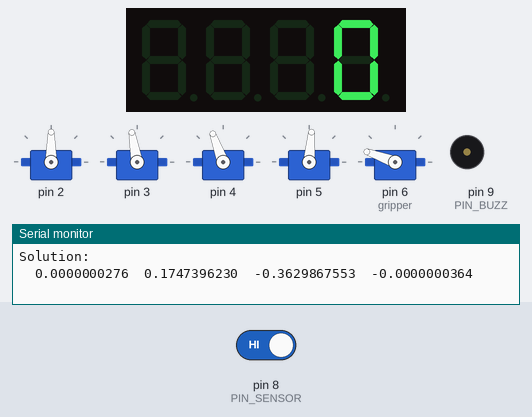
This sketch was run on a simulated Arduino Uno, built with avr-gcc and run on an emulated ATmega328P. Parts: 5 × servo, 4-digit seven-segment display, buzzer (waves = sounding), the last lines printed to the serial monitor. The test bench sets the inputs (shaded band); at power-on: pin 8 (PIN_SENSOR) HIGH. Random numbers use the default seed unless the sketch sets one.

Above: at 1.4 s.
1.5 s: pin 8 (PIN_SENSOR) driven LOW
At 1.75 s:
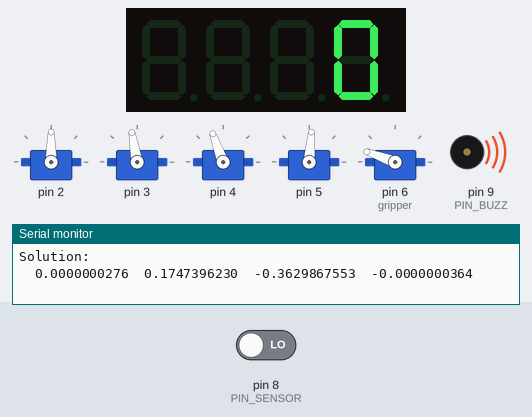
4.2 s: pin 8 (PIN_SENSOR) driven HIGH
At 5.3 s:
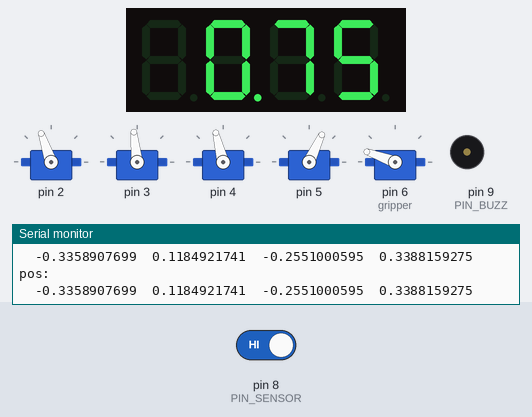
6.8 s: pin 8 (PIN_SENSOR) driven LOW
At 18.3 s:
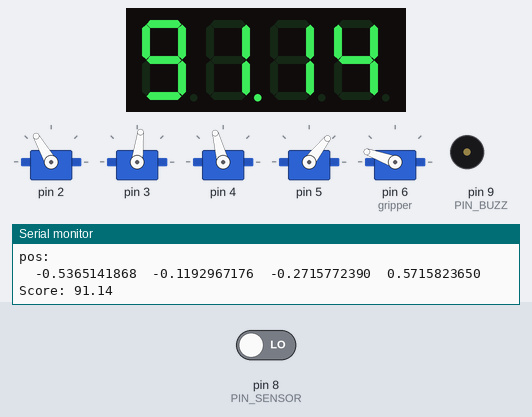
Timing chart, 0 to 27.3 s (numbered marks = the images above; inputs shaded):
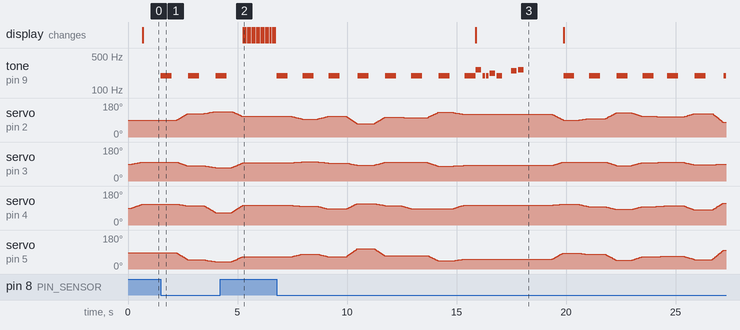

The sketch:

linearAlgebraIK.ino
```cpp
#include "LinearAlgebra.h"
#include "Robotics.h"
#include <Servo.h>
#include "pitches.h"
#include <Wire.h> // Enable this line if using Arduino Uno, Mega, etc.

#include "Adafruit_LEDBackpack.h"
#include "Adafruit_GFX.h"

Adafruit_7segment matrix = Adafruit_7segment();
float _q[4] = {0, 0, 0, 0};

#define ROMEO
//#define JULIET

#define PIN_SENSOR 8
#define PIN_BUZZ 9

// notes in the melody:
int melody[] = {
  NOTE_C4, NOTE_G3, NOTE_G3, NOTE_A3, NOTE_G3, 0, NOTE_B3, NOTE_C4
};

// note durations: 4 = quarter note, 8 = eighth note, etc.:
int noteDurations[] = {
  4, 8, 8, 4, 4, 4, 4, 4
};

Servo servo[4], gripper;

void robot_setup() {

  servo[0].attach(2);
  servo[1].attach(3);
  servo[2].attach(4);
  servo[3].attach(5);
  gripper.attach(6);

  servo[0].write(90);
  servo[1].write(90);
  servo[2].write(90);
  servo[3].write(85);
  gripper.write(160);
}

void robot_write(float *s, float *q) {

  const float CONTR = 0.8; // find solution closer to neutral state
  float q0[4] = {q[0]*CONTR, q[1]*CONTR, q[2]*CONTR, q[3]*CONTR};
  float error = ik(s, 4, q0, fk_juliet);

  if (error < 1e-1) {
    int N = 30;
    for(int k = 0; k <= N; k++) {
      float qq[] = {q[0]*(N-k)/N + q0[0]*k/N,
        q[1]*(N-k)/N + q0[1]*k/N,
        q[2]*(N-k)/N + q0[2]*k/N,
        q[3]*(N-k)/N + q0[3]*k/N};

        servomotor_write(qq);
        delay(500/N);
    }
    memcpy(q, q0, sizeof(float) * 4);
    p("Solution:", q, 1, 4);
  }
  else
    Serial.println("Could not reach target");
}

#ifdef ROMEO
void servomotor_write(float *q) {
  servo[0].write(-q[0] * 180 / PI + 90);
  servo[1].write(q[1] * 180 / PI + 90);
  servo[2].write(-q[2] * 180 / PI + 90);
  servo[3].write(-q[3] * 180 / PI + 85);
  gripper.write(160);
}
#endif

#ifdef JULIET
void servomotor_write(float *q) {
  servo[0].write(-q[0] * 180 / PI + 105);
  servo[1].write(q[1] * 180 / PI + 90);
  servo[2].write(q[2] * 180 / PI + 90);
  servo[3].write(q[3] * 180 / PI + 110);
  gripper.write(70);
}
#endif

void p(const char *str, float *_mat, size_t m, size_t n) {
  float (*mat)[n] = (float (*)[n]) _mat;
  int i, j;

  Serial.println();
  Serial.println(str);
  for (i = 0; i < m; i++) {
    for (j = 0; j < n; j++) {
      Serial.print("\t");
      Serial.print(mat[i][j], DEC);
    }
    Serial.println();
  }
}

void setup() {
  // put your setup code here, to run once:
  Serial.begin(115200);
  randomSeed(analogRead(A0));

  pinMode(PIN_BUZZ, OUTPUT);
  pinMode(PIN_SENSOR, INPUT_PULLUP);

  robot_setup();

  matrix.begin(0x70);


}

void sing_song() {
  for (int thisNote = 0; thisNote < 8; thisNote++) {

    int noteDuration = 1000 / noteDurations[thisNote];
    tone(PIN_BUZZ, melody[thisNote], noteDuration);

    int pauseBetweenNotes = noteDuration * 1.30;
    delay(pauseBetweenNotes);

    noTone(PIN_BUZZ);
  }
}

void move_new_target() {

  float r = random(15, 30) * 1e-2,
        th = random(10, 75) * PI / 180,
        x0 = 25e-2,
        z0 = 35e-2,
        y0 = 10e-2;

  float *q = _q;
//  float s[4] = {.4 - r * sin(th), 0, 0.4 - r * cos(th), 0}; // XZ plane
  float s[4] = {x0, y0 - r*sin(th), z0 - r*cos(th), 0}; // YZ plane
  p("Target:", s, 1, 4);

  robot_write(s, q);

  p( "pos:", q, 1, 4);
}

void loop() {

  float *q = _q;
  float s[] = {0.25, 0, 0.2, 0}; // home
  robot_write(s, q);

  matrix.print(0);
  matrix.writeDisplay();

  while (digitalRead(PIN_SENSOR) == HIGH);
  tone(PIN_BUZZ, NOTE_G3, 500);
  delay(500);

  const float DURATION = 10000;
  const int REPETITIONS = 10;

  float cumtimer = 0;

  for(int tries = 0; tries < REPETITIONS; tries++) {

    long int t0 = millis();

    move_new_target();
    while (digitalRead(PIN_SENSOR) == HIGH && millis() - t0 < DURATION) {
      matrix.print( 1e-3*(millis() - t0) );
      matrix.writeDisplay();
      delay(100);
    }

    cumtimer += millis() - t0;

    tone(PIN_BUZZ, NOTE_G3, 500);
    delay(500);
  }

  Serial.print("Score: ");
  Serial.println((REPETITIONS * DURATION - cumtimer) * 100.0 / (REPETITIONS * DURATION));

  matrix.print((REPETITIONS * DURATION - cumtimer) * 100.0 / (REPETITIONS * DURATION));
  matrix.writeDisplay();

  sing_song();
  delay(1000);
}
```

LinearAlgebra.h
```cpp
#include <Arduino.h>

void perror(const char *err) {
  Serial.print("Error: ");
  Serial.println(err);
}

void bsSolve(float *_u, float *b, size_t n, float *x) {
  // Solve linear system of a Upper triangular matrix U

  float (*u)[n] = (float (*)[n]) _u;

  int i, j, k;
  const float TOL = 1e-5;

  for(i = n-1; i >= 0; i--) {
    if(fabs(u[i][i]) < TOL)
      perror("Nearly singular matrix");

    for(k = n-1; k > i; k--)
      b[i] -= x[k]*u[i][k];
    x[i] = b[i] / u[i][i];
  }
}


void fsSolve(float *_l, float *b, size_t n, float *x) {
  // Solve linear system of a Lower triangular matrix L, with diagonal equal to 1

  float (*l)[n] = (float (*)[n]) _l;

  int i, j, k;
  const float TOL = 1e-5;

  for(i = 0; i < n; i++) {
    if(fabs(l[i][i]) < TOL)
      perror("Nearly singular matrix");

    for(k = 0; k < i; k++)
      b[i] -= x[k]*l[i][k];
    x[i] = b[i];
  }
}


void luFact(float *_a, int *ipivot, size_t n) {

  float (*a)[n] = (float (*)[n]) _a;

  int i, j, k;
  const float TOL = 1e-5;

  for (k = 0; k < n; k++) {
    int ipm = k;

    // find pivot
    int kp = ipivot[k];
    float pv = fabs(a[kp][k]);

    for (i = k+1; i < n; i++) {
      int ip = ipivot[i];
      if (pv < fabs(a[ip][k])) {
        pv = fabs(a[ip][k]);
        ipm = i;
      }
    }

    // Interchange rows via ipivot array, if necessary
    if (ipm != k) {
      float tmp = ipivot[k];
      ipivot[k] = ipivot[ipm];
      ipivot[ipm] = tmp;
    }
    kp = ipivot[k];

    // check singularity
    if (fabs(a[kp][k]) < TOL) {
      perror("Nearly singular matrix");
    }

    // compute and store multipliers
    for (i = k+1; i < n; i++) {
      int ip = ipivot[i];
      a[ip][k] /= a[kp][k];
    }

    // apply transformation to submatrix
    for (j = k+1; j < n; j++)
      for (i = k+1; i < n; i++) {
        int ip = ipivot[i];
        a[ip][j] -= a[ip][k] * a[kp][j];
      }
  }
}

float norm(float *v, size_t n) {

  float norm = 0;
  int j;

  for(j = 0; j < n; j++)
    norm += v[j]*v[j];
  norm = sqrt(norm);

  return(norm);
}


void solve(float *_a, float *b, size_t n, float *x) {

  float (*a)[n] = (float (*)[n]) _a,
    pb[n], y[n], pa[n][n];
  int ipivot[n];

  int k, j;

  for (k = 0; k < n; k++)
    ipivot[k] = k;

  luFact((float*) a, ipivot, n);

  // flip rows
  for (k = 0; k < n; k++) {
    pb[k] = b[ipivot[k]];

    for (j = 0; j < n; j++)
      pa[k][j] = a[ipivot[k]][j];
  }

  fsSolve((float*) pa, pb, n, y);
  bsSolve((float*) pa, y, n, x);
}
```

Robotics.h
```cpp
void fk_juliet(float *q, float *s) {

  float dof = 4;
  float angle[] = {q[0], q[1]+PI/2, q[2]-PI/2, q[3]},
        offset[] = {.105, 0, 0, 0},
        twist[] = {PI/2, 0, -PI/2, 0},
        length[] = {.019, .146, .186, .075};

  float T[4][4] = {
    {1, 0, 0, 0},
    {0, 1, 0, 0},
    {0, 0, 1, 0},
    {0, 0, 0, 1}};

  float tmp[4][4];
  int k, i, j, p;

  for(k = 0; k < dof; k++) {

    float cz = cos(angle[k]), sz = sin(angle[k]), cx = cos(twist[k]), sx = sin(twist[k]);

    float A[4][4] = {
      cz,   -sz*cx,   sz*sx,    length[k]*cz,
      sz,   cz*cx,    -cz*sx,   length[k]*sz,
      0,    sx,     cx,     offset[k],
      0,    0,      0,      1
    };

    memcpy((float*) tmp, (float*) T, sizeof(float)*16);

    for(i = 0; i < 4; i++)
      for(j = 0; j < 4; j++) {
        T[i][j] = 0;
        for(p = 0; p < 4; p++)
          T[i][j] += tmp[i][p] * A[p][j];
      }
  }

  // select coordinates
  s[0] = T[0][3]; // x
  s[1] = T[1][3]; // y
  s[2] = T[2][3]; // z
  s[3] = -atan(T[0][1] / T[0][0]); // yaw (ZYX)
}


void jacobian(void (*fk)(float*, float*), float *q, size_t m, size_t n, float *_jac) {
  // jacobian(fk, q, 4, 3, (float*) jac);
  float (*jac)[n] = (float (*)[n]) _jac;
  float s1[m], s2[m];
  int i, j;

  const float EPS = 1e-3;

  for(j = 0; j < m; j++) {
    q[j] += EPS;
    fk(q, s2);
    q[j] -= 2*EPS;
    fk(q, s1);
    q[j] += EPS;
    for(i = 0; i < n; i++)
      jac[i][j] = (s2[i] - s1[i])/(2*EPS);
  }
}


float ik(float *t, size_t dof, float *q, void (*fk)(float*, float*)) {
// Apply IK for the fk function
//  t: pointer to target pose
//  q: pointer to joint solution
//  dof: degrees of freedom
// Returns the norm error

  const int MAX_ITER = 30;
  const float MAX_NORM = 1e-3;

  float enorm,
    jac[dof][dof],
    s[dof],
    e[dof],
    dq[dof];

  int k, j;

  fk(q, s);

  for(k = 0; k < MAX_ITER; k++) {

    for(j = 0; j < dof; j++)
      e[j] = t[j] - s[j];
    enorm = norm(e, dof);

    if(enorm < MAX_NORM) break;

    jacobian(fk, q, dof, dof, (float*) jac);
    solve((float*) jac, e, dof, dq);

    // saturate maximum angle increment
    float dqnorm = norm(dq, dof);
    float factor = dqnorm > 3 ? 1/(dqnorm*dqnorm) : 1;

    for (j = 0; j < dof; j++)
      q[j] += dq[j]*factor;

    fk(q, s);
  }

  return(enorm);
}
```

pitches.h
```cpp
/*************************************************
 * Public Constants
 *************************************************/

#define NOTE_B0  31
#define NOTE_C1  33
#define NOTE_CS1 35
#define NOTE_D1  37
#define NOTE_DS1 39
#define NOTE_E1  41
#define NOTE_F1  44
#define NOTE_FS1 46
#define NOTE_G1  49
#define NOTE_GS1 52
#define NOTE_A1  55
#define NOTE_AS1 58
#define NOTE_B1  62
#define NOTE_C2  65
#define NOTE_CS2 69
#define NOTE_D2  73
#define NOTE_DS2 78
#define NOTE_E2  82
#define NOTE_F2  87
#define NOTE_FS2 93
#define NOTE_G2  98
#define NOTE_GS2 104
#define NOTE_A2  110
#define NOTE_AS2 117
#define NOTE_B2  123
#define NOTE_C3  131
#define NOTE_CS3 139
#define NOTE_D3  147
#define NOTE_DS3 156
#define NOTE_E3  165
#define NOTE_F3  175
#define NOTE_FS3 185
#define NOTE_G3  196
#define NOTE_GS3 208
#define NOTE_A3  220
#define NOTE_AS3 233
#define NOTE_B3  247
#define NOTE_C4  262
#define NOTE_CS4 277
#define NOTE_D4  294
#define NOTE_DS4 311
#define NOTE_E4  330
#define NOTE_F4  349
#define NOTE_FS4 370
#define NOTE_G4  392
#define NOTE_GS4 415
#define NOTE_A4  440
#define NOTE_AS4 466
#define NOTE_B4  494
#define NOTE_C5  523
#define NOTE_CS5 554
#define NOTE_D5  587
#define NOTE_DS5 622
#define NOTE_E5  659
#define NOTE_F5  698
#define NOTE_FS5 740
#define NOTE_G5  784
#define NOTE_GS5 831
#define NOTE_A5  880
#define NOTE_AS5 932
#define NOTE_B5  988
#define NOTE_C6  1047
#define NOTE_CS6 1109
#define NOTE_D6  1175
#define NOTE_DS6 1245
#define NOTE_E6  1319
#define NOTE_F6  1397
#define NOTE_FS6 1480
#define NOTE_G6  1568
#define NOTE_GS6 1661
#define NOTE_A6  1760
#define NOTE_AS6 1865
#define NOTE_B6  1976
#define NOTE_C7  2093
#define NOTE_CS7 2217
#define NOTE_D7  2349
#define NOTE_DS7 2489
#define NOTE_E7  2637
#define NOTE_F7  2794
#define NOTE_FS7 2960
#define NOTE_G7  3136
#define NOTE_GS7 3322
#define NOTE_A7  3520
#define NOTE_AS7 3729
#define NOTE_B7  3951
#define NOTE_C8  4186
#define NOTE_CS8 4435
#define NOTE_D8  4699
#define NOTE_DS8 4978
```

Measured:
- after the input at 1.5 s, tone on pin 9 (PIN_BUZZ): alternates 196 Hz for 0.50 s and silent for 0.75 s, starting at once; servo on pin 2: moves from 90° to 135° over 1.7 s, starting after 0.74 s
- after the input at 4.2 s, the display: changes after 1.1 s (image 2)
